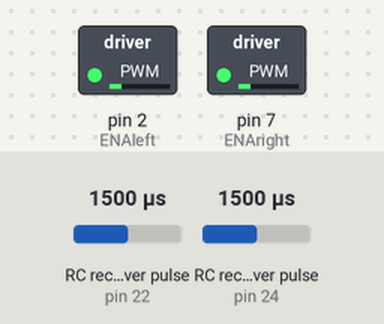
Bench run of a sketch on a simulated Arduino Mega 2560, built with avr-gcc and run on an emulated ATmega2560. Shown: switched loads named in the sketch (green lamp = pin HIGH). Wiring (inferred from the names in the program): 2 × RC receiver channel: data pin 22 / data pin 24. Inputs (shaded band) come from the test bench; at power-on: RC receiver pulse (sensors on pin 22, pin 24) 1500 µs.

Above: at 1.2 s.
1.3 s: RC receiver pulse (sensor on pin 22) set to 1539 µs
2.8 s: RC receiver pulse (sensor on pin 22) set to 1557 µs
At 3.7 s:
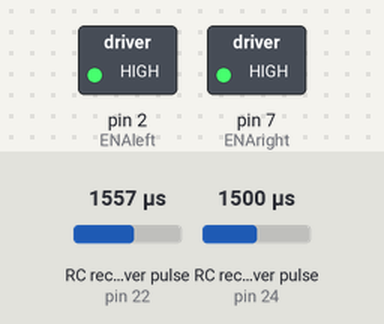
4.3 s: RC receiver pulse (sensor on pin 22) set to 1020 µs
At 4.8 s:
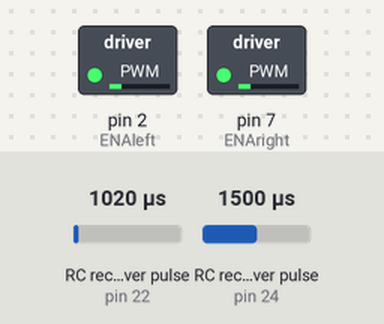
5.8 s: RC receiver pulse (sensor on pin 22) set to 1750 µs
At 7.2 s:
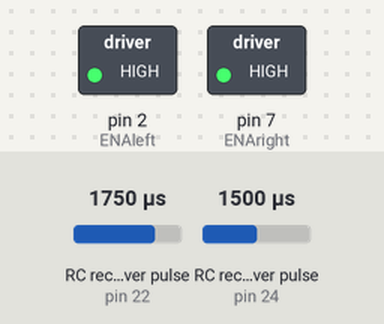
Timing chart, 0 to 8.3 s (numbered marks = the images above; inputs shaded):
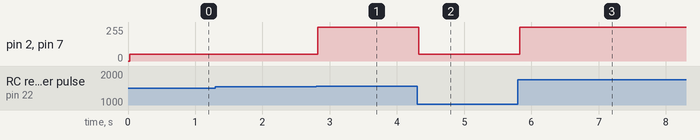

Measured:
- the behaviour switches between 1548 and 1549 µs on RC receiver pulse (sensor on pin 22) (found by bisection; images 0 and 1)
- after the input at 1.3 s, every drawn part: stays the same
- after the input at 2.8 s, pin 2 (ENAleft), pin 7 (ENAright): 50/255 → 255/255 at once
- after the input at 4.3 s, pin 2 (ENAleft), pin 7 (ENAright): 255/255 → 50/255 at once
- after the input at 5.8 s, pin 2 (ENAleft), pin 7 (ENAright): 50/255 → 255/255 at once

The sketch:

test.ino
```cpp
//#include "config.h"
#include "Metro.h"
//#include "PID_v1"
// int motorState = 0; //0 for off, 1 for on

const int chA = 22; //channel 1 pin
const int chB = 24; //channel 2 pin

int ch1; //throttle
int ch2; //steer

//LEFT MOTOR
int motor1pin1 = 4; // N1 on LEFT motor controller
int motor1pin2 = 3; // N2 on LEFT motor controller
int ENAleft = 2; // PWM for LEFT motor

//RIGHT MOTOR
int motor2pin1 = 5; // N1 on RIGHT motor controller
int motor2pin2 = 6; // N2 on RIGHT motor controller
int ENAright = 7; // PWM for RIGHT motor

/****Left Motor Functions****/
void leftMotorForward(){
 digitalWrite(motor1pin1, HIGH);
 digitalWrite(motor1pin2, LOW);
}
void leftMotorBackward(){
  digitalWrite(motor1pin1, LOW);
  digitalWrite(motor1pin2, HIGH);
}
void leftMotorOff(){
  digitalWrite(motor1pin1, LOW);
  digitalWrite(motor1pin2, LOW);
  digitalWrite(ENAleft, HIGH);
}

/****Right Motor Functions****/
void rightMotorForward(){
 digitalWrite(motor2pin1, HIGH);
 digitalWrite(motor2pin2, LOW);
}
void rightMotorBackward(){
  digitalWrite(motor2pin1, LOW);
  digitalWrite(motor2pin2, HIGH);
}
void rightMotorOff(){
  digitalWrite(motor2pin1, LOW);
  digitalWrite(motor2pin2, LOW);
  digitalWrite(ENAright, HIGH);
}

void setup() {
  // put your setup code here, to run once:
  Serial.begin(9600); //setup for receiver
  pinMode(chA,INPUT);
  pinMode(chB,INPUT);
}

void loop() {
  // put your main code here, to run repeatedly:
  ch1 = pulseIn(chA,HIGH);
  //Serial.print("ch1:"); //Prints channel readings on Serial Monitor
  //Serial.print(ch1);
  //Serial.print("|");

  ch2 = pulseIn(chB,HIGH);
  //Serial.print("ch2:"); //Prints channel readings on Serial Monitor
  //Serial.print(ch2);
  //Serial.print("|");

  analogWrite(ENAleft,50); //PVM
  analogWrite(ENAright,50);

  if (ch1 > 1850){
    leftMotorForward();
    rightMotorForward();
  }
  if (ch1 < 1550){
    leftMotorBackward();
    rightMotorBackward();
  }
  else{
    leftMotorOff();
    rightMotorOff();
  }
}
```
